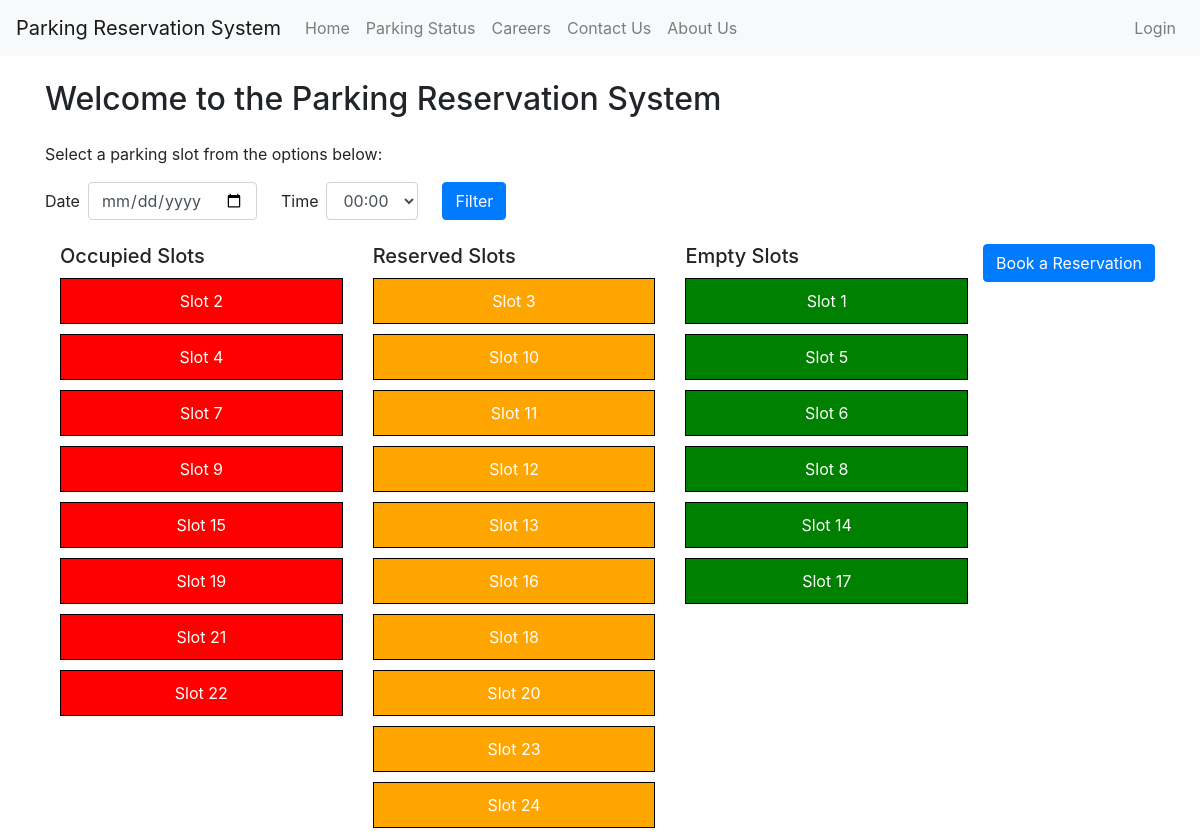
The page /parking_status on the database as committed earlier.
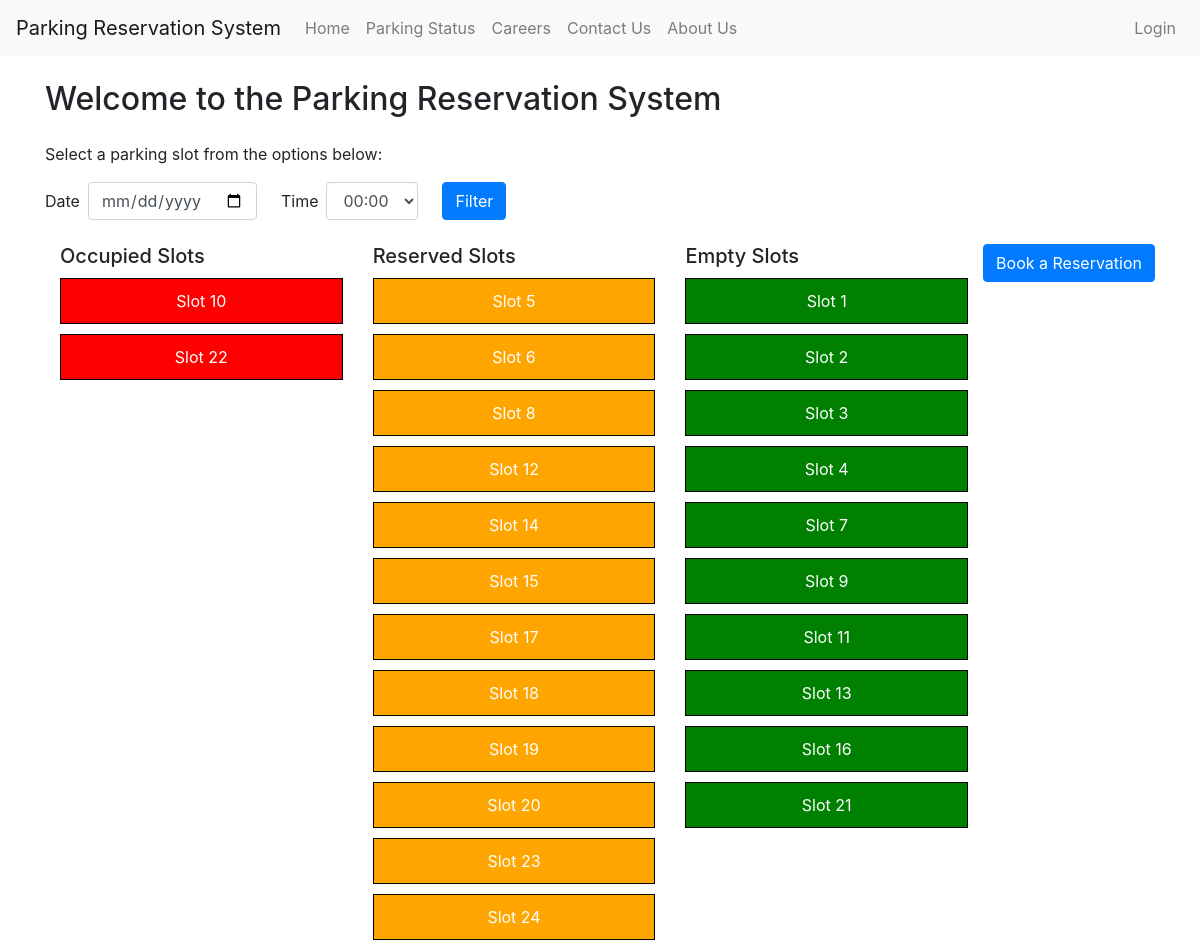
The same page on the database as committed later.
### app.py (models this page shows, shortened)
class Slot(db.Model):
    id = db.Column(db.Integer, primary_key=True)
    status = db.Column(db.String(50), nullable=False)
    date = db.Column(db.Date, nullable=True)
    start_time = db.Column(db.Time, nullable=True)
    end_time = db.Column(db.Time, nullable=True)

### app.py (the view)
@app.route('/parking_status')
def parking_status():
    slots = Slot.query.all()
    return render_template('parking_status.html', slots=slots)

### templates/parking_status.html (shortened to what this page needs)
<!DOCTYPE html>
{% extends "base.html" %} {% block title %} Parking Status {% endblock %} {%
block content %}
<div class="container">
  <h2 class="my-4">Welcome to the Parking Reservation System</h2>
  <p>Select a parking slot from the options below:</p>
  <div class="mb-4">
    <form class="form-inline">
      <div class="form-group">
        <label for="filter_date" class="mr-2">Date</label>
        <input
          type="date"
          class="form-control mr-4"
          id="filter_date"
          name="filter_date"
          required
        />
      </div>
      <div class="form-group">
        <label for="filter_time" class="mr-2">Time</label>
        <select class="form-control mr-4" id="filter_time" name="filter_time">
          {% for i in range(24) %}
          <option value="{{ '%02d:00' % i }}">{{ '%02d:00' % i }}</option>
          {% endfor %}
        </select>
      </div>
      <button type="submit" class="btn btn-primary">Filter</button>
    </form>
  </div>
  <div class="mb-4">
    <a href="/reserve" class="btn btn-primary float-right"
      >Book a Reservation</a
    >
  </div>
  <div class="row">
    <div class="col-4">
      <h5>Occupied Slots</h5>
      {% for slot in slots if slot.status == 'occupied' %}
      <div class="slot occupied">Slot {{ slot.id }}</div>
      {% endfor %}
    </div>
    <div class="col-4">
      <h5>Reserved Slots</h5>
      {% for slot in slots if slot.status == 'reserved' %}
      <div class="slot reserved">Slot {{ slot.id }}</div>
      {% endfor %}
    </div>
    <div class="col-4">
      <h5>Empty Slots</h5>
      {% for slot in slots if slot.status == 'empty' %}
      <div class="slot empty">Slot {{ slot.id }}</div>
      {% endfor %}
    </div>
  </div>
</div>
{% endblock %}

### templates/base.html (shortened to what this page needs)
<!DOCTYPE html>
<html>
  <head>
    <link
      rel="stylesheet"
      href="https://stackpath.bootstrapcdn.com/bootstrap/4.5.0/css/bootstrap.min.css"
    />
  </head>
  <body>
    <nav class="navbar navbar-expand-lg navbar-light bg-light">
      <a class="navbar-brand" href="#">Parking Reservation System</a>
      <div class="collapse navbar-collapse" id="navbarNav">
        <ul class="navbar-nav">
          <li class="nav-item">
            <a class="nav-link" href="/">Home</a>
          </li>
          <li class="nav-item">
            <a class="nav-link" href="/parking_status">Parking Status</a>
          </li>
          <li class="nav-item">
            <a class="nav-link" href="/careers">Careers</a>
          </li>
          <li class="nav-item">
            <a class="nav-link" href="/contact_us">Contact Us</a>
          </li>
          <li class="nav-item">
            <a class="nav-link" href="/about_us">About Us</a>
          </li>
        </ul>
        <ul class="navbar-nav ml-auto">
          {% if current_user.is_authenticated %}
          <li class="nav-item">
            <a class="nav-link">Hello, {{ current_user.username }}</a>
          </li>
          <li class="nav-item">
            <a class="nav-link" href="/logout">Logout</a>
          </li>
          {% else %}
          <li class="nav-item">
            <a class="nav-link" href="/login">Login</a>
          </li>
          {% endif %}
        </ul>
      </div>
    </nav>
    {% block content %}{% endblock %}
  </body>
</html>

### templates/parking_status.html (style rules this page uses)
.slot { border: 1px solid black; padding: 10px; margin: 10px 0; text-align: center; }
.occupied { background-color: red; color: white; }
.reserved { background-color: orange; color: white; }
.empty { background-color: green; color: white; }

Rows that differ between the two databases and show on the page:
changed Slot id 10: moves from the list under "Reserved Slots" to the list under "Occupied Slots"
changed Slot id 5: moves from the list under "Empty Slots" to the list under "Reserved Slots"
changed Slot id 6: moves from the list under "Empty Slots" to the list under "Reserved Slots"
changed Slot id 8: moves from the list under "Empty Slots" to the list under "Reserved Slots"
changed Slot id 14: moves from the list under "Empty Slots" to the list under "Reserved Slots"
changed Slot id 15: moves from the list under "Occupied Slots" to the list under "Reserved Slots"
changed Slot id 17: moves from the list under "Empty Slots" to the list under "Reserved Slots"
changed Slot id 19: moves from the list under "Occupied Slots" to the list under "Reserved Slots"
changed Slot id 2: moves from the list under "Occupied Slots" to the list under "Empty Slots"
changed Slot id 3: moves from the list under "Reserved Slots" to the list under "Empty Slots"
changed Slot id 4: moves from the list under "Occupied Slots" to the list under "Empty Slots"
changed Slot id 7: moves from the list under "Occupied Slots" to the list under "Empty Slots"
changed Slot id 9: moves from the list under "Occupied Slots" to the list under "Empty Slots"
changed Slot id 11: moves from the list under "Reserved Slots" to the list under "Empty Slots"
changed Slot id 13: moves from the list under "Reserved Slots" to the list under "Empty Slots"
changed Slot id 16: moves from the list under "Reserved Slots" to the list under "Empty Slots"
changed Slot id 21: moves from the list under "Occupied Slots" to the list under "Empty Slots"
